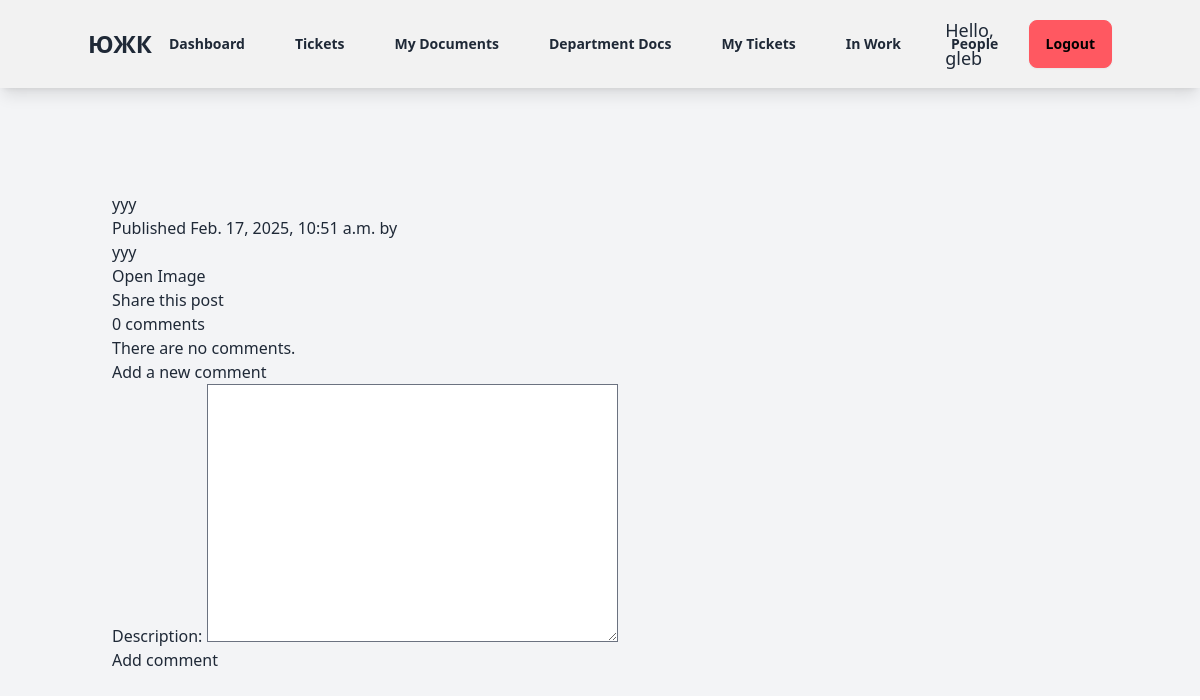
The app's page /TD/2025/2/17/uuu/ (signed in), older data.
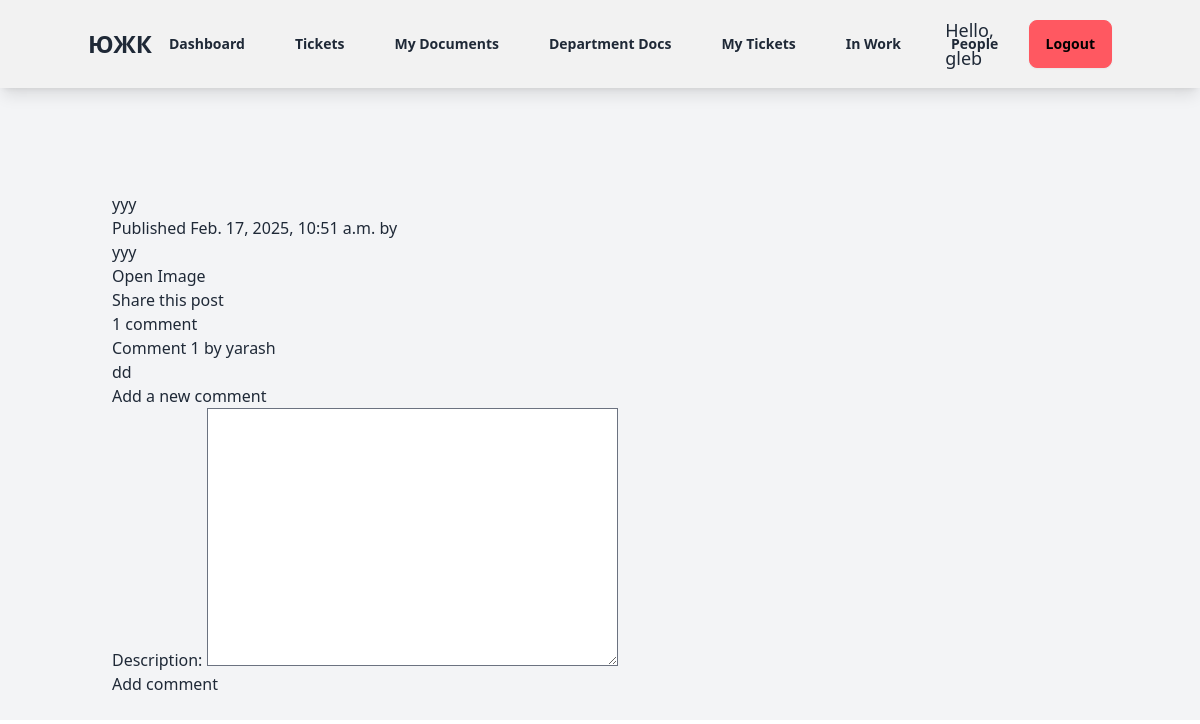
The same page, newer data.
### blog/models.py (models this page shows, shortened)
class Comment(models.Model):
    document = models.ForeignKey(TurnoverDocument, on_delete=models.CASCADE, related_name='comments')
    name = models.CharField(max_length=80)
    email = models.EmailField()
    description = models.TextField()
    created_at = models.DateTimeField(auto_now_add=True)
    updated_at = models.DateTimeField(auto_now=True)
    active = models.BooleanField(default=True)
    class Meta:
        ordering=['created_at']
        indexes = [models.Index(fields=['created_at'])]

### blog/views.py (the view)
# urls.py: path('<int:year>/<int:month>/<int:day>/<slug:TD>/', views.TD_detail, name='TD_detail'),
@login_required
def TD_detail(request, year, month, day, TD):
    single_document = get_object_or_404(
        TurnoverDocument,
        status=TurnoverDocument.Status.PUBLISHED,
        slug=TD,
        publish_by__year=year,
        publish_by__month=month,
        publish_by__day=day
    )
    comments = single_document.comments.filter(active=True)
    form = CommentForm()
    return render(request, 'blog/TD/detail.html', {'single_document': single_document,'form': form, 'comments':comments})

### blog/forms.py
class CommentForm(forms.ModelForm):
    class Meta:
        model = Comment
        fields = ['description']

### blog/models.py (called while the page is built)
    def filename(self):
        return 'images/' + os.path.basename(self.document_file.name)

### templates/blog/TD/detail.html (shortened to what this page needs)
{% extends "blog/base.html" %}
{% load static %}
{% block content %}
  <h1>{{ single_document.title }}</h1>
  <p class="date">
    Published {{ single_document.publish_by }} by {{ single_document.auther }}
  </p>
  {{ single_document.description|linebreaks }}
  <a href="{% static single_document.filename %}" target="_blank">
      Open Image
  </a>
  {% if request.user.is_authenticated %}
    <p>
      <a href="{% url "TD:send_email" single_document.id %}">
        Share this post
      </a>
    </p>
  {% endif %}
  {% with comments.count as total_comments %}
    <h2>
      {{ total_comments }} comment{{ total_comments|pluralize }}
    </h2>
  {% endwith %}
  {% for comment in comments %}
    <div class="comment">
      <p class="info">
        Comment {{ forloop.counter }} by {{ comment.name }}
      </p>
      {{ comment.description|linebreaks }}
    </div>
  {% empty %}
    <p>There are no comments.</p>
  {% endfor %}
  {% if request.user.is_authenticated %}
    {% include "blog/TD/includes/comment_form.html" %}
  {% endif %}
{% endblock %}

Row changes from the older to the newer data that the page shows:
added Comment: name "yarash", description "dd"
Text that changed along with them:
{{ total_comments }}: "0" → "1"
text no longer shown: "There are no comments."
